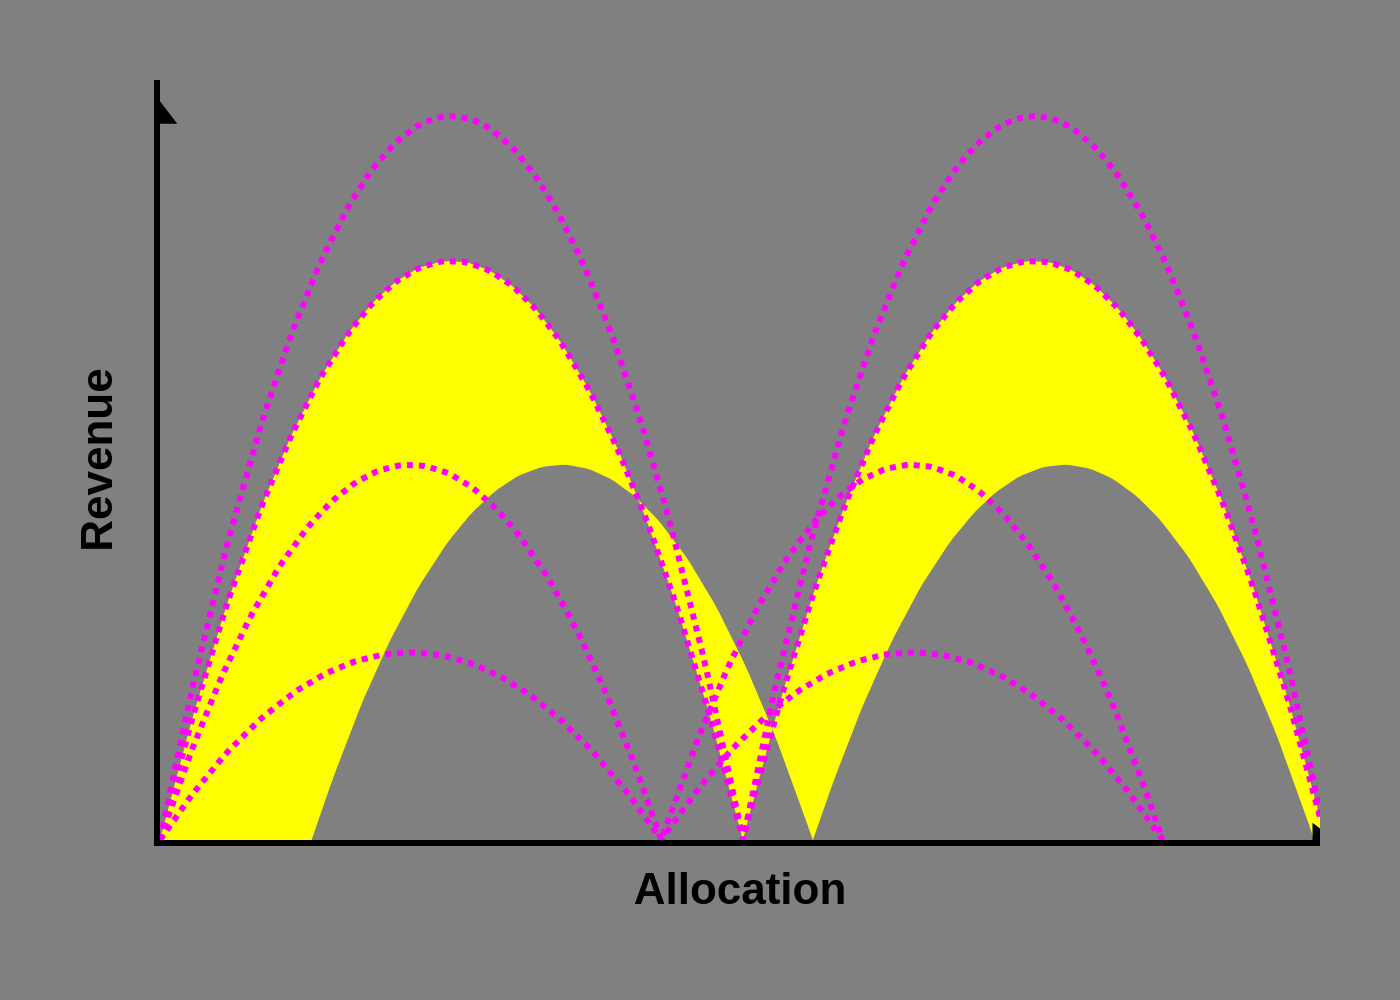

Write the Python code that produced this figure.
import sys
import json
import plotly.graph_objects as go
import os

# Check for the correct number of command-line arguments
if len(sys.argv) != 2:
    print("Usage: python create_chart.py <path_to_json_file>")
    sys.exit(1)

json_path = sys.argv[1]

# Read the JSON file
try:
    with open(json_path, 'r', encoding='utf-8') as f:
        chart_info = json.load(f)
except FileNotFoundError:
    print(f"Error: The file '{json_path}' was not found.")
    sys.exit(1)
except json.JSONDecodeError:
    print(f"Error: The file '{json_path}' is not a valid JSON file.")
    sys.exit(1)

# Extract data, texts, and colors from the JSON object
data = chart_info.get('chart_data', {})
texts = chart_info.get('texts', {})
colors = chart_info.get('colors', {})
settings = chart_info.get('settings', {})

# Assign data to variables
x_vals = data.get('x', [])
y_outer_upper = data.get('y_outer_upper', [])
y_fill_upper = data.get('y_fill_upper', [])
y_fill_lower = data.get('y_fill_lower', [])
y_inner_lower = data.get('y_inner_lower', [])

# Initialize the figure
fig = go.Figure()

# Add the filled area trace first for correct layering
if x_vals and y_fill_upper and y_fill_lower:
    fig.add_trace(go.Scatter(
        x=x_vals + x_vals[::-1],
        y=y_fill_upper + y_fill_lower[::-1],
        fill='toself',
        fillcolor=colors.get('fill', '#FFFF00'),
        line_color='rgba(0,0,0,0)',
        hoverinfo='none',
        showlegend=False
    ))

# Define the common style for the magenta lines
line_style = dict(color=colors.get('lines', '#FF00FF'), width=3, dash='dot')

# Add the four line traces
for y_series in [y_outer_upper, y_fill_upper, y_fill_lower, y_inner_lower]:
    if x_vals and y_series:
        fig.add_trace(go.Scatter(
            x=x_vals, y=y_series,
            mode='lines', line=line_style,
            hoverinfo='none', showlegend=False
        ))

# Add the horizontal line across the plot
horizontal_line_y = settings.get('horizontal_line_y')
if horizontal_line_y is not None and x_vals:
    fig.add_shape(type="line",
        x0=min(x_vals), y0=horizontal_line_y,
        x1=max(x_vals), y1=horizontal_line_y,
        line=dict(color=colors.get('horizontal_line', '#C0C0C0'), width=2)
    )
    
# Add arrowheads using scatter markers, a robust method
if x_vals and y_outer_upper:
    fig.add_trace(go.Scatter(
        x=[max(x_vals)], y=[0],
        mode='markers', marker_symbol='triangle-right',
        marker_color=colors.get('axes', '#000000'), marker_size=15,
        hoverinfo='none', showlegend=False
    ))
    fig.add_trace(go.Scatter(
        x=[0], y=[max(y_outer_upper)],
        mode='markers', marker_symbol='triangle-up',
        marker_color=colors.get('axes', '#000000'), marker_size=15,
        hoverinfo='none', showlegend=False
    ))

# Update the layout of the chart
fig.update_layout(
    plot_bgcolor=colors.get('background', '#808080'),
    paper_bgcolor=colors.get('background', '#808080'),
    font=dict(family="Arial"),
    margin=dict(l=80, r=40, t=40, b=80),
    xaxis=dict(
        title=dict(text=f"<b>{texts.get('x_axis_title', '')}</b>", font=dict(size=22, color=colors.get('axes', '#000000'))),
        showgrid=False, zeroline=False, showline=True,
        linewidth=3, linecolor=colors.get('axes', '#000000'),
        showticklabels=False, range=[min(x_vals) if x_vals else 0, max(x_vals) if x_vals else 1]
    ),
    yaxis=dict(
        title=dict(text=f"<b>{texts.get('y_axis_title', '')}</b>", font=dict(size=22, color=colors.get('axes', '#000000'))),
        showgrid=False, zeroline=False, showline=True,
        linewidth=3, linecolor=colors.get('axes', '#000000'),
        showticklabels=False, range=[0, max(y_outer_upper) * 1.05 if y_outer_upper else 1]
    ),
    showlegend=False
)

# Determine the output filename and save the chart
output_filename_base = os.path.splitext(json_path)[0]
output_filename = f"{output_filename_base}.png"
fig.write_image(output_filename, scale=2)
print(f"Chart saved to {output_filename}")
